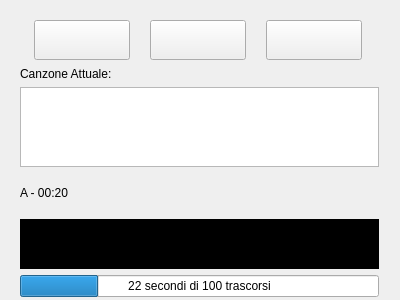
<?xml version="1.0" encoding="UTF-8"?>
<ui version="4.0">
 <class>MainWindow</class>
 <widget class="QMainWindow" name="MainWindow">
  <property name="windowModality">
   <enum>Qt::WindowModal</enum>
  </property>
  <property name="geometry">
   <rect>
    <x>0</x>
    <y>0</y>
    <width>400</width>
    <height>300</height>
   </rect>
  </property>
  <property name="minimumSize">
   <size>
    <width>400</width>
    <height>300</height>
   </size>
  </property>
  <property name="maximumSize">
   <size>
    <width>400</width>
    <height>300</height>
   </size>
  </property>
  <property name="windowTitle">
   <string>Lettore/Console</string>
  </property>
  <widget class="QWidget" name="centralWidget">
   <widget class="QWidget" name="formLayoutWidget">
    <property name="geometry">
     <rect>
      <x>9</x>
      <y>9</y>
      <width>381</width>
      <height>299</height>
     </rect>
    </property>
    <layout class="QGridLayout" name="gridLayout">
     <item row="0" column="0">
      <layout class="QVBoxLayout" name="verticalLayout">
       <property name="sizeConstraint">
        <enum>QLayout::SetFixedSize</enum>
       </property>
       <item>
        <layout class="QHBoxLayout" name="horizontalLayout">
         <property name="sizeConstraint">
          <enum>QLayout::SetDefaultConstraint</enum>
         </property>
         <item>
          <widget class="QPushButton" name="previusButton">
           <property name="maximumSize">
            <size>
             <width>96</width>
             <height>96</height>
            </size>
           </property>
           <property name="text">
            <string/>
           </property>
           <property name="icon">
            <iconset>
             <normaloff>../icons/prev.svg</normaloff>../icons/prev.svg</iconset>
           </property>
           <property name="iconSize">
            <size>
             <width>60</width>
             <height>60</height>
            </size>
           </property>
          </widget>
         </item>
         <item>
          <widget class="QPushButton" name="playButton">
           <property name="maximumSize">
            <size>
             <width>96</width>
             <height>96</height>
            </size>
           </property>
           <property name="autoFillBackground">
            <bool>false</bool>
           </property>
           <property name="text">
            <string/>
           </property>
           <property name="icon">
            <iconset>
             <normaloff>../icons/play.svg</normaloff>../icons/play.svg</iconset>
           </property>
           <property name="iconSize">
            <size>
             <width>60</width>
             <height>60</height>
            </size>
           </property>
          </widget>
         </item>
         <item>
          <widget class="QPushButton" name="nextButton">
           <property name="maximumSize">
            <size>
             <width>96</width>
             <height>96</height>
            </size>
           </property>
           <property name="text">
            <string/>
           </property>
           <property name="icon">
            <iconset>
             <normaloff>../icons/next.svg</normaloff>../icons/next.svg</iconset>
           </property>
           <property name="iconSize">
            <size>
             <width>60</width>
             <height>60</height>
            </size>
           </property>
          </widget>
         </item>
        </layout>
       </item>
       <item>
        <widget class="QLabel" name="songTitleLabel">
         <property name="maximumSize">
          <size>
           <width>16777215</width>
           <height>15</height>
          </size>
         </property>
         <property name="text">
          <string>Canzone Attuale:</string>
         </property>
        </widget>
       </item>
       <item>
        <widget class="QListWidget" name="listSong">
         <property name="sizePolicy">
          <sizepolicy hsizetype="Minimum" vsizetype="Minimum">
           <horstretch>0</horstretch>
           <verstretch>0</verstretch>
          </sizepolicy>
         </property>
         <property name="maximumSize">
          <size>
           <width>16777215</width>
           <height>80</height>
          </size>
         </property>
        </widget>
       </item>
       <item>
        <widget class="QLabel" name="label">
         <property name="text">
          <string>A - 00:20</string>
         </property>
        </widget>
       </item>
       <item>
        <widget class="QGraphicsView" name="waveGraphics">
         <property name="maximumSize">
          <size>
           <width>16777215</width>
           <height>50</height>
          </size>
         </property>
         <property name="autoFillBackground">
          <bool>true</bool>
         </property>
         <property name="styleSheet">
          <string notr="true">background-color:rgb(0, 0, 0)</string>
         </property>
         <property name="verticalScrollBarPolicy">
          <enum>Qt::ScrollBarAlwaysOff</enum>
         </property>
         <property name="horizontalScrollBarPolicy">
          <enum>Qt::ScrollBarAlwaysOff</enum>
         </property>
         <property name="backgroundBrush">
          <brush brushstyle="SolidPattern">
           <color alpha="255">
            <red>201</red>
            <green>223</green>
            <blue>50</blue>
           </color>
          </brush>
         </property>
         <property name="foregroundBrush">
          <brush brushstyle="SolidPattern">
           <color alpha="255">
            <red>0</red>
            <green>0</green>
            <blue>0</blue>
           </color>
          </brush>
         </property>
         <property name="interactive">
          <bool>true</bool>
         </property>
         <property name="sceneRect">
          <rectf>
           <x>0.000000000000000</x>
           <y>0.000000000000000</y>
           <width>0.000000000000000</width>
           <height>0.000000000000000</height>
          </rectf>
         </property>
         <property name="renderHints">
          <set>QPainter::TextAntialiasing</set>
         </property>
        </widget>
       </item>
       <item>
        <widget class="QProgressBar" name="songProgress">
         <property name="maximum">
          <number>100</number>
         </property>
         <property name="value">
          <number>22</number>
         </property>
         <property name="invertedAppearance">
          <bool>false</bool>
         </property>
         <property name="format">
          <string>%p secondi di 100 trascorsi</string>
         </property>
        </widget>
       </item>
      </layout>
     </item>
    </layout>
   </widget>
  </widget>
 </widget>
 <layoutdefault spacing="6" margin="11"/>
 <resources/>
 <connections/>
</ui>
